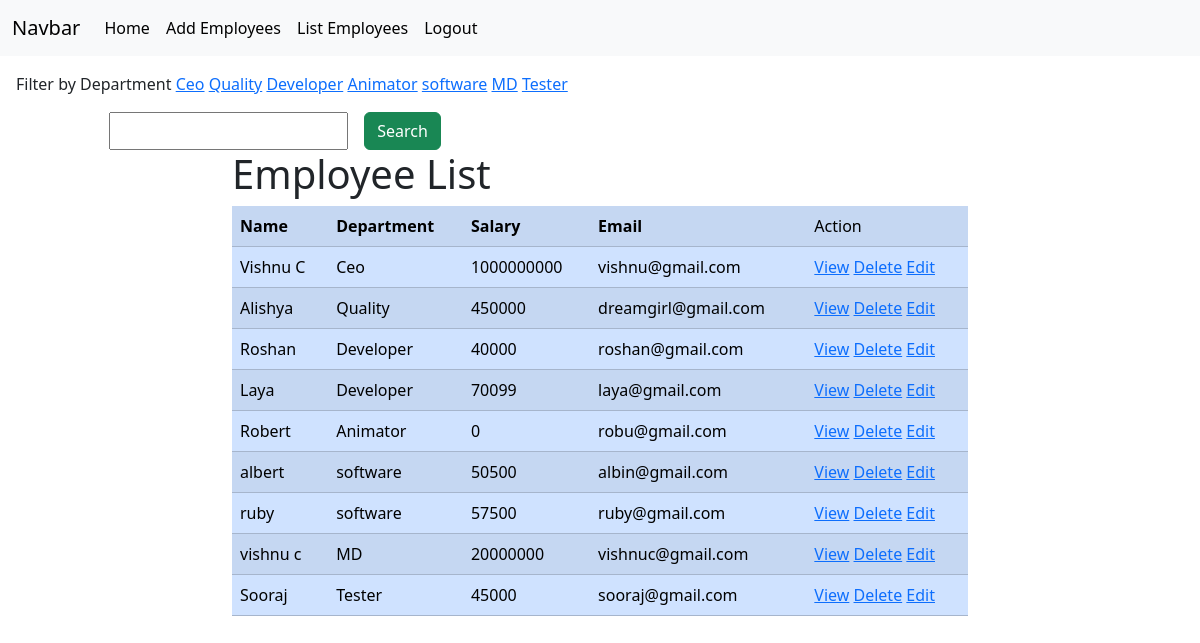
/employees/all (signed in), run on the app's committed database.
### crm/models.py (models this page shows, shortened)
class Employees(models.Model):
    name=models.CharField(max_length=100)
    department=models.CharField(max_length=100)
    salary=models.PositiveIntegerField()
    email=models.EmailField(unique=True)
    age=models.PositiveIntegerField()
    contact=models.CharField(null=True,max_length=10)
    profile_pic=models.ImageField(upload_to="images",null=True)
    dob=models.DateField(null=True,blank=True)

### crm/views.py (the view, shortened to what this page needs)
# urls.py: path('employees/all',views.EmployeeListView.as_view(),name="emp-all"),
@method_decorator(Signin_required,name="dispatch")
class EmployeeListView(View):
    def get(self,request,*args,**kwargs):
            qs=Employees.objects.all()
            departments=Employees.objects.all().values_list("department",flat=True).distinct()
            print(departments)
            if "department" in request.GET:
                dept=request.GET.get("department")
                qs=qs.filter(department__iexact=dept)
            return render(request,"emp_list.html",{"data":qs,"departments":departments})

### crm/views.py (called while the page is built)
def Signin_required(fn):
    def wrapper(request,*args,**kwargs):
        if not request.user.is_authenticated:
            messages.error(request,"invalid session")
            return redirect("signin")
        else:
            return fn(request,*args,**kwargs)
    return wrapper

### crm/templates/emp_list.html (shortened to what this page needs)
{%extends 'base.html'%}
{%block body_block%}
<div class="m-3">
    Filter by Department
        {%for dep in departments%}
        <a href="{%url 'emp-all'%}?department={{dep}}">{{dep}}</a>
        {%endfor%}
</div>
    <div class="container d-flex">
        <div class="row">
            <div class="col-2"></div>
            <div class="col-8">
                <form action="" method="post " class="d-flex">
                    <div class="d-flex ">
                    <input type="text" name="box" class="form_control">
                    <button type="submit" class="btn btn-success ms-3">Search</button>
                    </div>
                </form>
            </div>
            <div class="col-2"></div>
        </div>
    </div>
<div class="container">
    <div class="row">
        <div class="col-2"></div>
        <div class="col-8  md-4">
            <table class="table table-primary table-striped caption-top">
                <tr >
                    <th>Name</th>
                    <th>Department</th>
                    <th>Salary</th>
                    <th>Email</th>
                    <td>Action</td>
                </tr>
                <h1>Employee List</h1>
                {%for emp in data%}
                <tr>
                    <td>{{emp.name}}</td>
                    <td>{{emp.department}}</td>
                    <td>{{emp.salary}}</td>
                    <td>{{emp.email}}</td>
                    <td>
                        <a href="{%url 'emp-details' emp.id%}">View</a>
                        <a href="{%url 'emp-delete' emp.id%}">Delete</a>
                        <a href="{%url 'emp-edit' emp.id%}">Edit</a>
                    </td>
                </tr>
                {%endfor%}
            </table>
        </div>
        <div class="col-2"></div>
</div>
</div>
{%endblock%}

### crm/templates/base.html (shortened to what this page needs)
<!DOCTYPE html>
<html lang="en">
<head>
    <link href="https://cdn.jsdelivr.net/npm/bootstrap@5.3.2/dist/css/bootstrap.min.css" rel="stylesheet"
>
</head>
<body>
    <nav class="navbar navbar-expand-lg bg-body-tertiary">
        <div class="container-fluid">
          <a class="navbar-brand" href="#">Navbar</a>
          <div class="collapse navbar-collapse" id="navbarSupportedContent">
            <ul class="navbar-nav me-auto mb-2 mb-lg-0">
              <li class="nav-item">
                <a class="nav-link active" aria-current="page" href="#">Home</a>
              </li>
              <li class="nav-item">
                <a class="nav-link active" aria-current="page" href="{%url 'emp-add'%}">Add Employees</a>
              </li>
              <li class="nav-item">
                <a class="nav-link active" aria-current="page" href="{%url 'emp-all'%}">List Employees</a>
              </li>
              <li class="nav-item">
                <a class="nav-link active" aria-current="page" href="{%url 'signout'%}">Logout</a>
              </li>
            </ul>
          </div>
        </div>
      </nav>
      {%block body_block%}
      {%endblock%}
</body>
</html>

### data on the page
Employees: name "Vishnu C", department "Ceo", salary "1000000000", email "vishnu@gmail.com"
Employees: name "Alishya", department "Quality", salary "450000", email "dreamgirl@gmail.com"
Employees: name "Roshan", department "Developer", salary "40000", email "roshan@gmail.com"
Employees: name "Laya", department "Developer", salary "70099", email "laya@gmail.com"
Employees: name "Robert", department "Animator", salary "0", email "robu@gmail.com"
Employees: name "albert", department "software", salary "50500", email "albin@gmail.com"
Employees: name "ruby", department "software", salary "57500", email "ruby@gmail.com"
Employees: name "vishnu c", department "MD", salary "20000000", email "vishnuc@gmail.com"
Employees: name "Sooraj", department "Tester", salary "45000", email "sooraj@gmail.com"

### other printed values
{{ dep }} "Ceo" "Quality" "Developer" "Animator" "software" "MD" "Tester"
